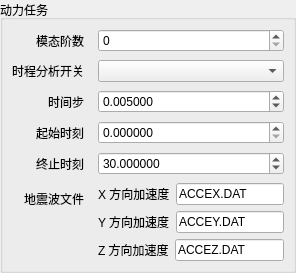
      <widget class="QGroupBox" name="groupDyna">
       <property name="title">
        <string>动力任务</string>
       </property>
       <layout class="QFormLayout" name="formLayoutDyna">
        <item row="0" column="0">
         <widget class="QLabel" name="labelIfMode">
 <property name="sizePolicy">
  <sizepolicy hsizetype="Fixed" vsizetype="Preferred">
   <horstretch>0</horstretch>
   <verstretch>0</verstretch>
  </sizepolicy>
 </property>
          <property name="text">
           <string>模态阶数</string>
          </property>
          <property name="wordWrap">
           <bool>false</bool>
          </property>
         </widget>
        </item>
        <item row="0" column="1">
         <widget class="QSpinBox" name="spinModalCount">
          <property name="maximum">
           <number>9999</number>
          </property>
          <property name="minimumSize">
           <size>
            <width>10</width>
            <height>0</height>
           </size>
          </property>
         </widget>
        </item>
        <item row="1" column="0">
         <widget class="QLabel" name="labelIfWave">
 <property name="sizePolicy">
  <sizepolicy hsizetype="Fixed" vsizetype="Preferred">
   <horstretch>0</horstretch>
   <verstretch>0</verstretch>
  </sizepolicy>
 </property>
          <property name="text">
           <string>时程分析开关</string>
          </property>
          <property name="wordWrap">
           <bool>false</bool>
          </property>
         </widget>
        </item>
        <item row="1" column="1">
         <widget class="QComboBox" name="comboIfWave">
          <property name="minimumSize">
           <size>
            <width>10</width>
            <height>0</height>
           </size>
          </property>
         </widget>
        </item>
        <item row="2" column="1">
         <widget class="QWidget" name="widgetTimeParams" native="true">
          <layout class="QHBoxLayout" name="horizontalLayoutTimeParams">
           <property name="leftMargin">
            <number>0</number>
           </property>
           <property name="topMargin">
            <number>0</number>
           </property>
           <property name="rightMargin">
            <number>0</number>
           </property>
           <property name="bottomMargin">
            <number>0</number>
           </property>
           <item>
            <widget class="CompactDoubleSpinBox" name="spinDt">
             <property name="decimals">
              <number>6</number>
             </property>
             <property name="maximum">
              <double>999999.000000000000000</double>
             </property>
             <property name="value">
              <double>0.005000000000000</double>
             </property>
             <property name="minimumSize">
              <size>
               <width>10</width>
               <height>0</height>
              </size>
             </property>
            </widget>
           </item>
          </layout>
         </widget>
        </item>
        <item row="5" column="0">
         <widget class="QLabel" name="labelWaveFiles">
 <property name="sizePolicy">
  <sizepolicy hsizetype="Fixed" vsizetype="Preferred">
   <horstretch>0</horstretch>
   <verstretch>0</verstretch>
  </sizepolicy>
 </property>
          <property name="text">
           <string>地震波文件</string>
          </property>
          <property name="wordWrap">
           <bool>false</bool>
          </property>
         </widget>
        </item>
        <item row="5" column="1">
         <widget class="QWidget" name="widgetWaveFiles" native="true">
          <layout class="QVBoxLayout" name="horizontalLayoutWaveFiles">
           <property name="leftMargin">
            <number>0</number>
           </property>
           <property name="topMargin">
            <number>0</number>
           </property>
           <property name="rightMargin">
            <number>0</number>
           </property>
           <property name="bottomMargin">
            <number>0</number>
           </property>
           <item>
            <layout class="QHBoxLayout" name="layoutWaveX">
             <item>
              <widget class="QLabel" name="labelAx">
               <property name="text">
                <string>X 方向加速度</string>
               </property>
               <property name="wordWrap">
                <bool>false</bool>
               </property>
              </widget>
             </item>
             <item>
              <widget class="QLineEdit" name="editAccX">
               <property name="text">
                <string>ACCEX.DAT</string>
               </property>
               <property name="minimumSize">
                <size>
                 <width>10</width>
                 <height>0</height>
                </size>
               </property>
              </widget>
             </item>
             <property name="leftMargin">
              <number>0</number>
             </property>
             <property name="topMargin">
              <number>0</number>
             </property>
             <property name="rightMargin">
              <number>0</number>
             </property>
             <property name="bottomMargin">
              <number>0</number>
             </property>
            </layout>
           </item>
           <item>
            <layout class="QHBoxLayout" name="layoutWaveY">
             <item>
              <widget class="QLabel" name="labelAy">
               <property name="text">
                <string>Y 方向加速度</string>
               </property>
               <property name="wordWrap">
                <bool>false</bool>
               </property>
              </widget>
             </item>
             <item>
              <widget class="QLineEdit" name="editAccY">
               <property name="text">
                <string>ACCEY.DAT</string>
               </property>
               <property name="minimumSize">
                <size>
                 <width>10</width>
                 <height>0</height>
                </size>
               </property>
              </widget>
             </item>
             <property name="leftMargin">
              <number>0</number>
             </property>
             <property name="topMargin">
              <number>0</number>
             </property>
             <property name="rightMargin">
              <number>0</number>
             </property>
             <property name="bottomMargin">
              <number>0</number>
             </property>
            </layout>
           </item>
           <item>
            <layout class="QHBoxLayout" name="layoutWaveZ">
             <item>
              <widget class="QLabel" name="labelAz">
               <property name="text">
                <string>Z 方向加速度</string>
               </property>
               <property name="wordWrap">
                <bool>false</bool>
               </property>
              </widget>
             </item>
             <item>
              <widget class="QLineEdit" name="editAccZ">
               <property name="text">
                <string>ACCEZ.DAT</string>
               </property>
               <property name="minimumSize">
                <size>
                 <width>10</width>
                 <height>0</height>
                </size>
               </property>
              </widget>
             </item>
             <property name="leftMargin">
              <number>0</number>
             </property>
             <property name="topMargin">
              <number>0</number>
             </property>
             <property name="rightMargin">
              <number>0</number>
             </property>
             <property name="bottomMargin">
              <number>0</number>
             </property>
            </layout>
           </item>
          </layout>
         </widget>
        </item>
        <item row="2" column="0">
         <widget class="QLabel" name="labelDt">
 <property name="sizePolicy">
  <sizepolicy hsizetype="Fixed" vsizetype="Preferred">
   <horstretch>0</horstretch>
   <verstretch>0</verstretch>
  </sizepolicy>
 </property>
          <property name="text">
           <string>时间步</string>
          </property>
          <property name="wordWrap">
           <bool>false</bool>
          </property>
         </widget>
        </item>
        <item row="3" column="0">
         <widget class="QLabel" name="labelTsta">
 <property name="sizePolicy">
  <sizepolicy hsizetype="Fixed" vsizetype="Preferred">
   <horstretch>0</horstretch>
   <verstretch>0</verstretch>
  </sizepolicy>
 </property>
          <property name="text">
           <string>起始时刻</string>
          </property>
          <property name="wordWrap">
           <bool>false</bool>
          </property>
         </widget>
        </item>
        <item row="3" column="1">
         <widget class="CompactDoubleSpinBox" name="spinTsta">
          <property name="decimals">
           <number>6</number>
          </property>
          <property name="maximum">
           <double>999999.000000000000000</double>
          </property>
          <property name="minimumSize">
           <size>
            <width>10</width>
            <height>0</height>
           </size>
          </property>
         </widget>
        </item>
        <item row="4" column="0">
         <widget class="QLabel" name="labelTend">
 <property name="sizePolicy">
  <sizepolicy hsizetype="Fixed" vsizetype="Preferred">
   <horstretch>0</horstretch>
   <verstretch>0</verstretch>
  </sizepolicy>
 </property>
          <property name="text">
           <string>终止时刻</string>
          </property>
          <property name="wordWrap">
           <bool>false</bool>
          </property>
         </widget>
        </item>
        <item row="4" column="1">
         <widget class="CompactDoubleSpinBox" name="spinTend">
          <property name="decimals">
           <number>6</number>
          </property>
          <property name="maximum">
           <double>999999.000000000000000</double>
          </property>
          <property name="value">
           <double>30.000000000000000</double>
          </property>
          <property name="minimumSize">
           <size>
            <width>10</width>
            <height>0</height>
           </size>
          </property>
         </widget>
        </item>
        <property name="leftMargin">
         <number>9</number>
        </property>
        <property name="topMargin">
         <number>9</number>
        </property>
        <property name="rightMargin">
         <number>9</number>
        </property>
        <property name="bottomMargin">
         <number>9</number>
        </property>
        <property name="horizontalSpacing">
         <number>14</number>
        </property>
        <property name="verticalSpacing">
         <number>8</number>
        </property>
        <property name="fieldGrowthPolicy">
         <enum>QFormLayout::AllNonFixedFieldsGrow</enum>
        </property>
        <property name="rowWrapPolicy">
         <enum>QFormLayout::WrapLongRows</enum>
        </property>
        <property name="labelAlignment">
         <set>Qt::AlignRight|Qt::AlignVCenter</set>
        </property>
       </layout>
      </widget>
